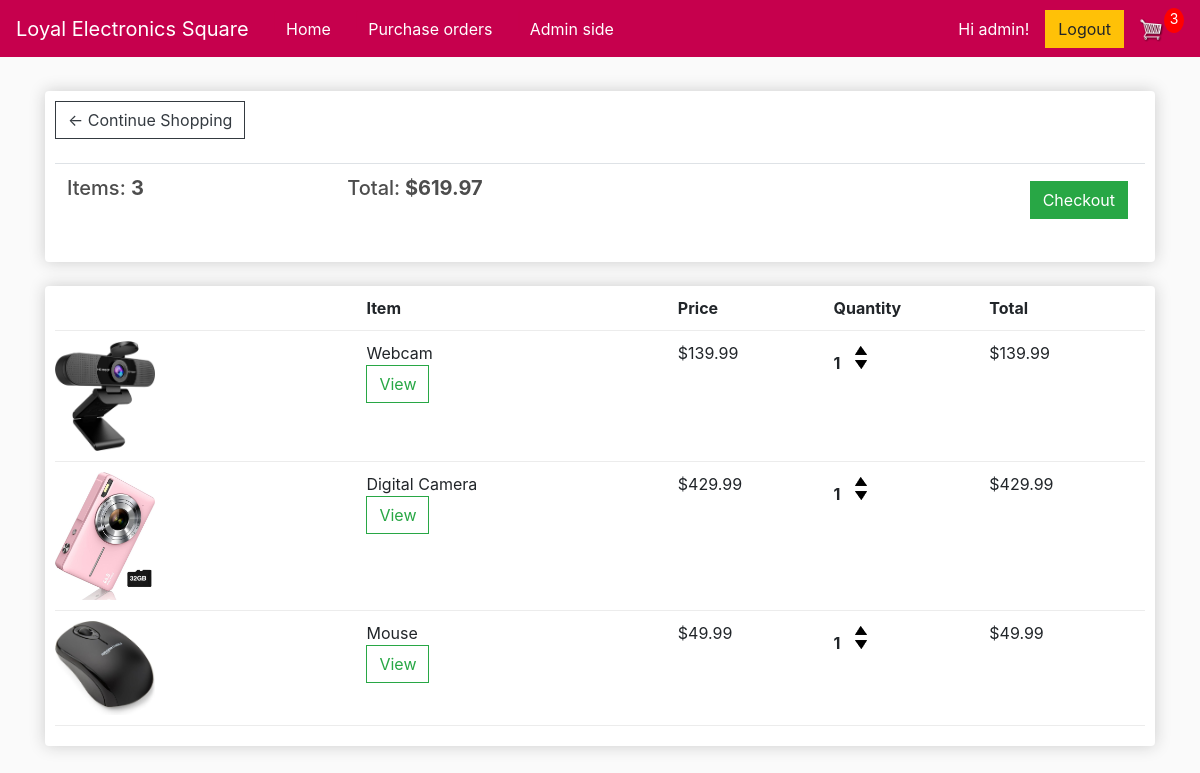
The app's page /cart/ (signed in) with its own data.
### store/models.py (models this page shows, shortened)
class Order(models.Model):
    customer = models.ForeignKey(Customer, on_delete=models.SET_NULL, null=True, blank=True)
    date_ordered = models.DateTimeField(default=timezone.now)
    complete = models.BooleanField(default=False, null=True, blank=False)
    total_amount = models.DecimalField(max_digits=100, decimal_places=2, null=True)
    status = models.CharField(max_length=20, default='pending')
    @property
    def get_cart_total(self):
        orderitems = self.orderitem_set.all()
        total = sum([item.get_total for item in orderitems])
        return total
    @property
    def get_cart_items(self):
        orderitems = self.orderitem_set.all()
        total = sum([item.quantity for item in orderitems])
        return total
    def total_amount(self):
        orderitems = self.orderitem_set.all()
        total = sum([item.get_total for item in orderitems])
        return total

class OrderItem(models.Model):
    product = models.ForeignKey(Product, on_delete=models.SET_NULL, null=True)
    order = models.ForeignKey(Order, on_delete=models.SET_NULL, null=True)
    quantity = models.IntegerField(default=0, null=True, blank=True)
    date_added = models.DateTimeField(auto_now_add=True)
    unit_price = models.DecimalField(max_digits=10, decimal_places=2, null=True)
    subtotal = models.DecimalField(max_digits=10, decimal_places=2, null=True)
    @property
    def get_total(self):
        total = self.product.price * self.quantity
        return total

class Product(models.Model):
    name = models.CharField(max_length=200, null=True)
    price = models.DecimalField(max_digits=10, decimal_places=2)
    size = models.CharField(max_length=16, null=True)
    weight = models.CharField(max_length=16, null=True)
    digital = models.BooleanField(default=False, null=True, blank=False)
    image = models.ImageField(null=True, blank=True)
    image2 = models.ImageField(null=True, blank=True)
    image3 = models.ImageField(null=True, blank=True)
    description = models.TextField(null=True)
    is_active = models.BooleanField(default=True)
    @property
    def imageURL(self):
        try:
            url = self.image.url
        except:
            url = ''
        return url

### store/views.py (the view)
# urls.py: path('cart/', views.cart, name="cart"),
@login_required
def cart(request):
     if request.user.is_authenticated:
          customer = request.user.customer
          order, created = Order.objects.get_or_create(customer=customer, complete=False)
          items = order.orderitem_set.all()
          cartItems = order.get_cart_items
     else:
          items = []
          order = {'get_cart_total':0, 'get_cart_items':0, 'shipping':False}
          cartItems = order['get_cart_items']
     products = Product.objects.all()
     context = {'products':products, 'items':items, 'order':order, 'cartItems':cartItems}
     return render(request, 'store/cart.html', context)

### store/templates/store/Cart.html
{% extends 'store/main.html' %}
{% load static %}
{% block content %}
	<div class="row">
		<div class="col-lg-12">
			<div class="box-element">
				<a  class="btn btn-outline-dark" href="{% url 'store' %}">&#x2190; Continue Shopping</a>
				<br>
				<br>
				<table class="table">
					<tr>
						<th><h5>Items: <strong>{{order.get_cart_items}}</strong></h5></th>
						<th><h5>Total:<strong> ${{order.get_cart_total|floatformat:2}}</strong></h5></th>
						<th>
							<a  style="float:right; margin:5px;" class="btn btn-success" href="{% url 'checkout' %}">Checkout</a>
						</th>
					</tr>
				</table>
			</div>
			<br>
			<div class="box-element">
				<div class="cart-row">
					<div style="flex:2"></div>
					<div style="flex:2"><strong>Item</strong></div>
					<div style="flex:1"><strong>Price</strong></div>
					<div style="flex:1"><strong>Quantity</strong></div>
					<div style="flex:1"><strong>Total</strong></div>
				</div>
				{% for item in items %}
				<div class="cart-row">
					<div style="flex:2"><img class="row-image" src="{{item.product.imageURL}}"></div>
					<div style="flex:2">{{item.product.name}}
					<br>
					<a class="btn btn-outline-success" href="{% url 'product' item.product.id %}">View</a>
					</div>
					<div style="flex:1">${{item.product.price|floatformat:2}}</div>
					<div style="flex:1">
						<p class="quantity">{{item.quantity}}</p>
						<div class="quantity">
							<img data-product="{{item.product.id}}" data-action="add" class="chg-quantity update-cart" src="{% static  'images/arrow-up.png' %}">
							<img data-product="{{item.product.id}}" data-action="remove" class="chg-quantity update-cart" src="{% static  'images/arrow-down.png' %}">
						</div>
					</div>
					<div style="flex:1">${{item.get_total}}</div>
				</div>
				{% endfor %}
			</div>
		</div>
	</div>
{% endblock content %}

### store/templates/store/Main.html (shortened to what this page needs)
<!DOCTYPE html>
{% load static %}
<html>
<head>
	<link rel="stylesheet" href="https://stackpath.bootstrapcdn.com/bootstrap/4.4.1/css/bootstrap.min.css">
	<link rel="stylesheet" type="text/css" href="{% static 'css/main.css' %}">
</head>
<body>
	<nav class="navbar navbar-expand-lg navbar-dark" style="background-color: #c6004d;">
		<a class="navbar-brand" href="{% url 'store' %}">Loyal Electronics Square</a>
		<div class="collapse navbar-collapse" id="navbarSupportedContent">
			<ul class="navbar-nav me-auto mb-2 mb-lg-0">
				<a style="margin-left: 8px; color: #c6004d">|</a>
				<li class="nav-item">
					<a class="nav-link active" aria-current="page" href="{% url 'store' %}">Home</a>
				</li>
				<a style="margin-left: 16px; color: #c6004d">|</a>
				<li class="nav-item">
					<a class="nav-link active" aria-current="page" href="{% url 'order_list' %}">Purchase orders</a>
				</li>
				<a style="margin-left: 16px; color: #c6004d">|</a>
				<li class="nav-item">
					<a class="nav-link active" aria-current="page" href="{% url 'adminDashboard' %}">Admin side</a>
				</li>
			</ul>
		</div>
	    <div class="form-inline my-2 my-lg-0">
			{% if user.is_authenticated %}
				<a style="margin-right: 16px; color: white">Hi {{ user.username }}! </a>
				<form action="{% url 'logout' %}" method="post">
					<button class="btn btn-warning" type="submit">Logout</button>
				</form>
			{% else %}
				<a style="margin-right: 16px; color: white">You are not logged in. </a>
	     		<a href="{% url 'login' %}" class="btn btn-warning">Login</a>
	     	{% endif %}
	     	<a href="{% url 'cart' %}">
	    		<img  id="cart-icon" src="{% static 'images/cart.png' %}">
	    	</a>
	    	<p id="cart-total">{{cartItems}}</p>
	    </div>
	</nav>
     <div class="container">
            <br>
            {% block content %}
            {% endblock content %}
         </div>
</body>
</html>

### static/css/main.css (style rules this page uses)
body { background-color: hsl(0, 0%, 98%); }
h1,h2,h3,h4,h5,h6 { color:hsl(0, 0%, 30%); }
.box-element { box-shadow:hsl(0, 0%, 80%) 0 0 16px; background-color: #fff; border-radius: 4px; padding: 10px; }
#cart-icon { width:25px; display: inline-block; margin-left: 15px; }
#cart-total { display: block; text-align: center; color:#fff; background-color: red; width: 20px; height: 25px; border-radius: 50%; font-size: 14px; }
.col-lg-4, .col-lg-6, .col-lg-8, .col-lg-12 { margin-top: 10px; }
.btn { border-radius: 0; }
.row-image { width: 100px; }
.cart-row { display: flex; align-items: flex-stretch; padding-bottom: 10px; margin-bottom: 10px; border-bottom: 1px solid #ececec; }
.quantity { display: inline-block; font-weight: 700; padding-right:10px; }
.chg-quantity { width: 12px; cursor: pointer; display: block; margin-top: 5px; transition:.1s; }

### records on screen
Order: get_cart_items "3", get_cart_total "619.97"
OrderItem: product.imageURL (picture), product.name "Webcam", product.price "139.99", quantity "1", get_total "139.99"
OrderItem: product.imageURL (picture), product.name "Digital Camera", product.price "429.99", quantity "1", get_total "429.99"
OrderItem: product.imageURL (picture), product.name "Mouse", product.price "49.99", quantity "1", get_total "49.99"

### other values on screen
{{ user.username }} "admin"
{{ cartItems }} "3"
